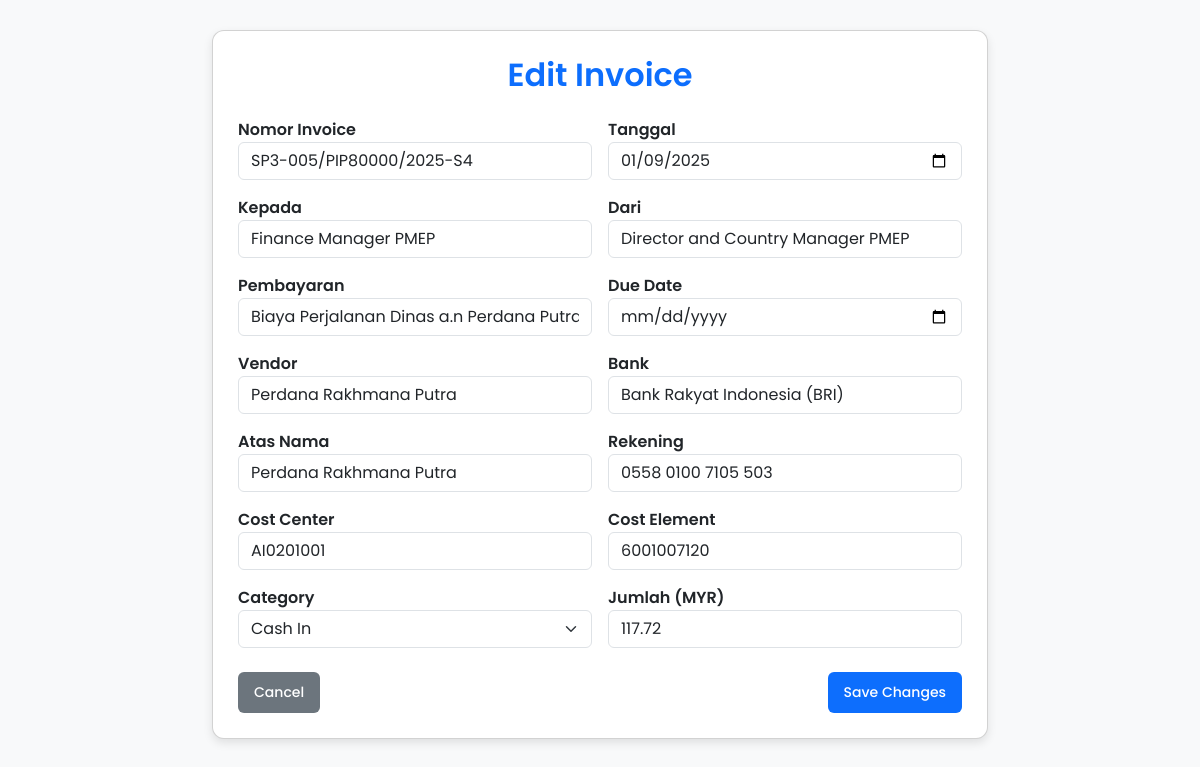
Screenshot of /edit/73 with the database file from the repository.
### tables this page shows
CREATE TABLE invoices (
                        id INTEGER PRIMARY KEY AUTOINCREMENT,
                        nomor TEXT,
                        tanggal DATE,
                        kepada TEXT,
                        dari TEXT,
                        pembayaran TEXT,
                        jumlah DECIMAL(10,2),
                        due_date DATE,
                        vendor TEXT,
                        bank TEXT,
                        atas_nama TEXT,
                        rekening TEXT,
                        cost_center TEXT,
                        cost_element TEXT,
                        file_name TEXT
                    );

### app.py (the view, shortened to what this page needs)
@app.route("/edit/<int:invoice_id>", methods=["GET", "POST"])
def edit_invoice(invoice_id):
    conn = get_db_connection()
    cursor = conn.cursor()
    cursor.execute("SELECT * FROM invoices WHERE id=?", (invoice_id,))
    invoice = cursor.fetchone()
    if not invoice:
        flash("Invoice not found!", "error")
        return redirect(url_for("cash_out"))
    conn.close()
    return render_template("edit.html", invoice=invoice)

### app.py (called while the page is built)
def get_db_connection():
    conn = sqlite3.connect(DATABASE)
    conn.row_factory = sqlite3.Row
    return conn

### templates/edit.html (shortened to what this page needs)
<!DOCTYPE html>
<html lang="en">
<head>
    <link href="https://cdn.jsdelivr.net/npm/bootstrap@5.3.0/dist/css/bootstrap.min.css" rel="stylesheet">
    <link rel="stylesheet" href="{{ url_for('static', filename='styles.css') }}">
</head>
<body>
<div class="container">
    <div class="card">
        <h2 class="text-center text-primary mb-4">Edit Invoice</h2>
        <form method="POST">
            <div class="row g-3">
                <div class="col-md-6">
                    <label>Nomor Invoice</label>
                    <input type="text" name="nomor" class="form-control" value="{{ invoice['nomor'] }}" required>
                </div>
                <div class="col-md-6">
                    <label>Tanggal</label>
                    <input type="date" name="tanggal" class="form-control" value="{{ invoice['tanggal'] }}" required>
                </div>
                <div class="col-md-6">
                    <label>Kepada</label>
                    <input type="text" name="kepada" class="form-control" value="{{ invoice['kepada'] }}" required>
                </div>
                <div class="col-md-6">
                    <label>Dari</label>
                    <input type="text" name="dari" class="form-control" value="{{ invoice['dari'] }}" required>
                </div>
                <div class="col-md-6">
                    <label>Pembayaran</label>
                    <input type="text" name="pembayaran" class="form-control" value="{{ invoice['pembayaran'] }}">
                </div>
                <div class="col-md-6">
                    <label>Due Date</label>
                    <input type="date" name="due_date" class="form-control" value="{{ invoice['due_date'] }}">
                </div>
                <div class="col-md-6">
                    <label>Vendor</label>
                    <input type="text" name="vendor" class="form-control" value="{{ invoice['vendor'] }}">
                </div>
                <div class="col-md-6">
                    <label>Bank</label>
                    <input type="text" name="bank" class="form-control" value="{{ invoice['bank'] }}">
                </div>
                <div class="col-md-6">
                    <label>Atas Nama</label>
                    <input type="text" name="atas_nama" class="form-control" value="{{ invoice['atas_nama'] }}">
                </div>
                <div class="col-md-6">
                    <label>Rekening</label>
                    <input type="text" name="rekening" class="form-control" value="{{ invoice['rekening'] }}">
                </div>
                <div class="col-md-6">
                    <label>Cost Center</label>
                    <input type="text" name="cost_center" class="form-control" value="{{ invoice['cost_center'] }}">
                </div>
                <div class="col-md-6">
                    <label>Cost Element</label>
                    <input type="text" name="cost_element" class="form-control" value="{{ invoice['cost_element'] }}">
                </div>
                <div class="col-md-6">
                    <label>Category</label>
                    <select name="category" class="form-select">
                        <option value="Cash In" {% if invoice['category'] == 'Cash In' %}selected{% endif %}>Cash In</option>
                    </select>
                </div>
                <div class="col-md-6">
                    <label>Jumlah (MYR)</label>
                    <input type="number" step="0.01" name="jumlah" class="form-control" value="{{ invoice['jumlah'] }}">
                </div>
            </div>
            <div class="d-flex justify-content-between mt-4">
                <a href="{{ url_for('dashboard') }}" class="btn btn-secondary">Cancel</a>
                <button type="submit" class="btn btn-primary">Save Changes</button>
            </div>
        </form>
    </div>
</div>
</body>
</html>

### static/styles.css (style rules this page uses)
* { margin: 0; padding: 0; box-sizing: border-box; font-family: 'Poppins', sans-serif; }
body { background-color: #f6f7fb; display: flex; color: #333; }
h1, h2 { font-weight: 600; color: #2c2c2c; margin-bottom: 20px; }
button, .btn { border-radius: 6px; font-size: 14px; padding: 10px 16px; font-weight: 500; border: none; cursor: pointer; transition: 0.3s ease; }

### templates/edit.html (style rules this page uses)
body { background-color: #f8f9fa; }
.container { margin-top: 30px; max-width: 800px; }
.card { padding: 25px; border-radius: 12px; box-shadow: 0px 4px 10px rgba(0, 0, 0, 0.1); background: #ffffff; }
label { font-weight: 600; }

### rows the page displays
invoices: nomor "SP3-005/PIP80000/2025-S4", tanggal "01/09/2025", kepada "Finance Manager PMEP", dari "Director and Country Manager PMEP", pembayaran "Biaya Perjalanan Dinas a.n Perdana Putra", vendor "Perdana Rakhmana Putra", bank "Bank Rakyat Indonesia (BRI)", atas_nama "Perdana Rakhmana Putra", rekening "0558 0100 7105 503", cost_center "AI0201001", cost_element "6001007120", jumlah "117.72"
